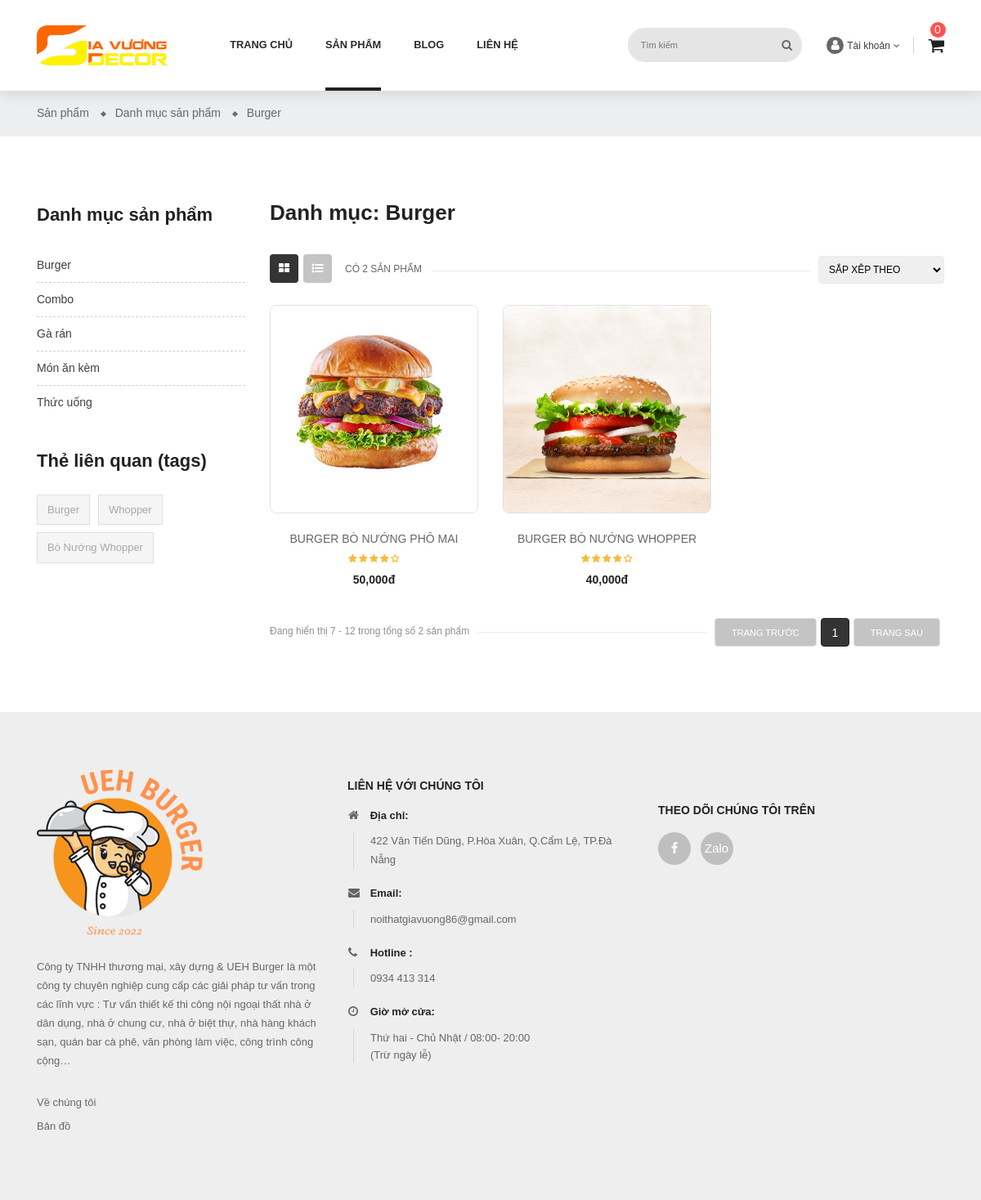
Page /danh-muc/Burger on the committed database.
### tables this page shows
CREATE TABLE `category` (
  `url` varchar(256) NOT NULL,
  `name` varchar(256) NOT NULL,
  `image` text NOT NULL
);

CREATE TABLE `product` (
  `url` varchar(256) NOT NULL,
  `name` varchar(256) NOT NULL,
  `price` decimal(13,0) DEFAULT NULL,
  `images` text NOT NULL,
  `description` text NOT NULL,
  `tag` text NOT NULL,
  `date_created` date DEFAULT current_timestamp(),
  `view_count` int(11) NOT NULL
);

### mvc/views/product-grid.php (the view, shortened to what the rows shown need)
<!DOCTYPE html>
<html lang="vi">
<head>
    <link rel="stylesheet" href="<?= STATIC_URL ?>libs/bootstrap/css/bootstrap.min.css">
    <link rel="stylesheet" href="<?= STATIC_URL ?>libs/font-awesome/css/font-awesome.min.css">
    <link rel="stylesheet" href="<?= STATIC_URL ?>libs/nivo-slider/css/nivo-slider.css">
    <link rel="stylesheet" href="<?= STATIC_URL ?>libs/nivo-slider/css/animate.css">
    <link rel="stylesheet" href="<?= STATIC_URL ?>libs/nivo-slider/css/style.css">
    <link rel="stylesheet" href="<?= STATIC_URL ?>libs/font-material/css/material-design-iconic-font.min.css">
    <link rel="stylesheet" href="<?= STATIC_URL ?>libs/slider-range/css/jslider.css">
    <link rel="stylesheet" href="<?= STATIC_URL ?>libs/owl-carousel/assets/owl.carousel.min.css">
    <link rel="stylesheet" type="text/css" href="<?= STATIC_URL ?>css/style.css">
    <link rel="stylesheet" type="text/css" href="<?= STATIC_URL ?>css/reponsive.css">
</head>
<body id="product-sidebar-left" class="product-grid-sidebar-left">
    <div class="main-content">
        <div id="wrapper-site">
            <div id="content-wrapper" class="full-width">
                <div id="main">
                    <div class="page-home">
                        <div class="container">
                            <div class="content">
                                <div class="row">
                                    <div class="sidebar-3 sidebar-collection col-lg-3 col-md-4 col-sm-4 order-2 order-sm-1">
                                        <?php require_once "./mvc/views/inc/main/categories.php" ?>
                                    </div>
                                    <div class="col-sm-8 col-lg-9 col-md-8 product-container order-1 order-sm-2">
                                        <h1><?= $data['pageTitle'] ?></h1>
                                        <div class="tab-content product-items">
                                            <div id="grid" class="related tab-pane fade in active show">
                                                <div class="row">
                                                    <?php foreach ($data['allSP'] as $sp) { ?>
                                                        <div class="item text-center col-md-4">
                                                            <div class="product-miniature js-product-miniature item-one first-item">
                                                                <div class="thumbnail-container border">
                                                                    <a href="<?= BASE_URL ?>san-pham/<?= $sp['url'] ?>">
                                                                        <?php $images = explode(',', $sp['images']) ?>
                                                                        <img class="img-fluid image-cover" src="<?= $images[0] ?>" alt="img">
                                                                    </a>
                                                                </div>
                                                                <div class="product-description">
                                                                    <div class="product-groups">
                                                                        <div class="product-title">
                                                                            <a href="product-detail.html" style="text-transform: uppercase"><?= $sp['name'] ?></a>
                                                                        </div>
                                                                        <div class="rating">
                                                                            <div class="star-content">
                                                                                <div class="star"></div>
                                                                                <div class="star"></div>
                                                                                <div class="star"></div>
                                                                                <div class="star"></div>
                                                                                <div class="star"></div>
                                                                            </div>
                                                                        </div>
                                                                        <div class="product-group-price">
                                                                            <div class="product-price-and-shipping">
                                                                                <span class="price">
                                                                                    <?php if ($sp['price'] > 0) echo number_format($sp['price']) . 'đ';
                                                                                    else echo 'Liên hệ' ?>
                                                                                </span>
                                                                            </div>
                                                                        </div>
                                                                    </div>
                                                                    <div class="product-buttons d-flex justify-content-center">
                                                                    </div>
                                                                </div>
                                                            </div>
                                                        </div>
                                                    <?php } ?>
                                                </div>
                                            </div>
                                        </div>
                                    </div>
                                </div>
                            </div>
                        </div>
                    </div>
                </div>
            </div>
        </div>
    </div>
</body>
</html>

### mvc/views/inc/main/categories.php (shortened to what the rows shown need)
<div class="sidebar-block">
    <div class="block-content">
        <?php foreach ($data['categories'] as $cate) {?>
        <div class="cateTitle hasSubCategory open level1">
            <a class="cateItem" href="<?=BASE_URL.'danh-muc/'.$cate['url']?>"><?=ucfirst($cate['name'])?></a>
        </div>
        <?php }?>
    </div>
</div>

### rows in the picture
category: name "Burger"
category: name "Combo"
category: name "Gà rán"
category: name "Món ăn kèm"
category: name "Thức uống"
product: shows a picture, name "BURGER BÒ NƯỚNG PHÔ MAI", price "50,000"
product: images (picture), name "BURGER BÒ NƯỚNG WHOPPER", price "40,000"

### other values in the picture
$path['name'] "Sản phẩm"
$path['name'] "Danh mục sản phẩm"
$path['name'] "Burger"
$tag "Burger"
$tag "Whopper"
$tag "Bò Nướng Whopper"
$data['pageTitle'] "Danh mục: Burger"
$data['numOfSP'] "2"
$fromP - 5 "7"
$fromP "12"
$currentPage "1"
